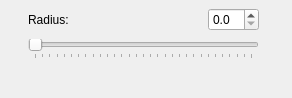
<?xml version="1.0" encoding="UTF-8"?>
<ui version="4.0">
 <class>ImageEffectBlur</class>
 <widget class="SectionContainer" name="ImageEffectBlur">
  <property name="geometry">
   <rect>
    <x>0</x>
    <y>0</y>
    <width>292</width>
    <height>98</height>
   </rect>
  </property>
  <property name="windowTitle">
   <string>Form</string>
  </property>
  <property name="title" stdset="0">
   <string>Blur</string>
  </property>
  <widget class="QWidget" name="page">
   <layout class="QGridLayout" name="gridLayout">
    <property name="leftMargin">
     <number>8</number>
    </property>
    <property name="topMargin">
     <number>8</number>
    </property>
    <property name="rightMargin">
     <number>8</number>
    </property>
    <property name="bottomMargin">
     <number>8</number>
    </property>
    <property name="horizontalSpacing">
     <number>4</number>
    </property>
    <property name="verticalSpacing">
     <number>8</number>
    </property>
    <item row="0" column="2">
     <widget class="QLabel" name="label">
      <property name="text">
       <string>Radius:</string>
      </property>
     </widget>
    </item>
    <item row="0" column="3">
     <spacer name="horizontalSpacer_2">
      <property name="orientation">
       <enum>Qt::Horizontal</enum>
      </property>
      <property name="sizeHint" stdset="0">
       <size>
        <width>127</width>
        <height>0</height>
       </size>
      </property>
     </spacer>
    </item>
    <item row="1" column="2" colspan="4">
     <widget class="QSlider" name="horizontalSlider">
      <property name="minimum">
       <number>0</number>
      </property>
      <property name="maximum">
       <number>30</number>
      </property>
      <property name="orientation">
       <enum>Qt::Horizontal</enum>
      </property>
      <property name="tickPosition">
       <enum>QSlider::TicksBelow</enum>
      </property>
     </widget>
    </item>
    <item row="0" column="5">
     <widget class="QDoubleSpinBox" name="doubleSpinBox">
      <property name="decimals">
       <number>1</number>
      </property>
      <property name="minimum">
       <double>0.000000000000000</double>
      </property>
      <property name="maximum">
       <double>30.000000000000000</double>
      </property>
     </widget>
    </item>
    <item row="0" column="1">
     <spacer name="horizontalSpacer">
      <property name="orientation">
       <enum>Qt::Horizontal</enum>
      </property>
      <property name="sizeType">
       <enum>QSizePolicy::Fixed</enum>
      </property>
      <property name="sizeHint" stdset="0">
       <size>
        <width>20</width>
        <height>0</height>
       </size>
      </property>
     </spacer>
    </item>
   </layout>
  </widget>
 </widget>
 <customwidgets>
  <customwidget>
   <class>SectionContainer</class>
   <extends>QWidget</extends>
   <header>section_container/section_container.h</header>
   <addpagemethod>addPage</addpagemethod>
   <container>1</container>
  </customwidget>
 </customwidgets>
 <resources/>
 <connections/>
</ui>
